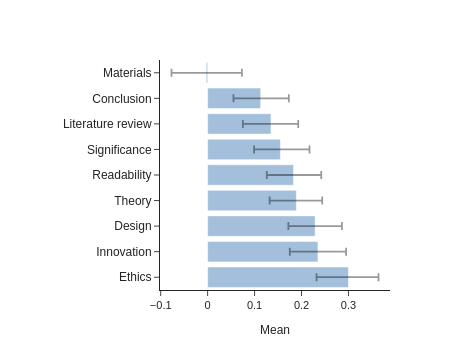

Notebook code cell kept with this figure:
### Code cell
# Filter summary_df for specified variables
target_vars = [
'qual_design',
'qual_theory',
'qual_lit_review',
'qual_conclusion',
'qual_innovation',
'qual_significance',
'qual_ethics',
'qual_materials',
'qual_readability'
]

# Filter and prepare data
plot_df = summary_df[summary_df['variable'].isin(target_vars)].copy()


# create a label map
# Define label mapping
label_map = {
    'qual_design': 'Design',
    'qual_theory': 'Theory',
    'qual_lit_review': 'Literature review',
    'qual_conclusion': 'Conclusion',
    'qual_innovation': 'Innovation',
    'qual_significance': 'Significance',
    'qual_ethics': 'Ethics',
    'qual_materials': 'Materials',
    'qual_readability': 'Readability'
}

# Filter and prepare data
plot_df = summary_df[summary_df['variable'].isin(target_vars)].copy()

# Create label column
plot_df['label'] = plot_df['variable'].map(label_map)

# Calculate error bar values (distance from mean to CI bounds)
plot_df['error_low'] = plot_df['mean'] - plot_df['ci_low']
plot_df['error_high'] = plot_df['ci_high'] - plot_df['mean']

# Define colors for each category
colors = {
    'quality': '#94b5d7'
}

plot_df = plot_df.sort_values("mean", ascending=True) 

# Create figure
fig = make_subplots(rows=1, cols=1)

fig.add_trace(
    go.Bar(
        y=plot_df["label"],          # ← categories on Y
        x=plot_df["mean"],           # ← values on X
        orientation="h",             # ← horizontal bars
        name="Quality",
        marker=dict(
            color=colors["quality"],
            opacity=0.85
        ),
        error_x=dict(          
            type="data",
            symmetric=False,
            array=plot_df["ci_high"] - plot_df["mean"],
            arrayminus=plot_df["mean"] - plot_df["ci_low"],
            thickness=1.8,
            color="rgba(0,0,0,0.4)"  
        )
    )
)

# Layout & formatting
fig.update_layout(
    height=350,
    width=450,
    template="simple_white",
    font=dict(size=11, family="Arial"),
    margin=dict(l=160, r=60, b=60, t=60)
)

fig.update_xaxes(
    title_text="Mean",
    title_font=dict(size=12)
)

fig.update_yaxes(
    title_text="",
    tickfont=dict(size=12),
    autorange="reversed"   
)

fig.show()

# write as PDF
fig.write_image("quality.pdf")

### Figure 1 — Plotly figure (JSON) as saved in the notebook; plotly's stock layout.template omitted (floating-point values rounded to 4 significant figures)
{"data": [{"error_x": {"array": [0.076, 0.06, 0.058, 0.062, 0.059, 0.055, 0.057, 0.06, 0.064], "arrayminus": [0.074, 0.058, 0.06, 0.056, 0.057, 0.057, 0.057, 0.06, 0.068], "color": "rgba(0,0,0,0.4)", "symmetric": false, "thickness": 1.8, "type": "data"}, "marker": {"color": "#94b5d7", "opacity": 0.85}, "name": "Quality", "orientation": "h", "type": "bar", "x": [-0.003, 0.113, 0.135, 0.155, 0.183, 0.189, 0.229, 0.235, 0.3], "y": ["Materials", "Conclusion", "Literature review", "Significance", "Readability", "Theory", "Design", "Innovation", "Ethics"]}], "layout": {"font": {"family": "Arial", "size": 11}, "height": 350, "margin": {"b": 60, "l": 160, "r": 60, "t": 60}, "width": 450, "xaxis": {"anchor": "y", "domain": [0, 1], "title": {"font": {"size": 12}, "text": "Mean"}}, "yaxis": {"anchor": "x", "autorange": "reversed", "domain": [0, 1], "tickfont": {"size": 12}, "title": {"text": ""}}}}
